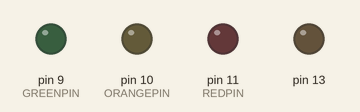
Simulated run of this program. Board: Arduino Uno, built with avr-gcc and run on an emulated ATmega328P. Parts: output pins drawn as LEDs (lit = HIGH).

Above: at 0.5 s.
At 4.5 s:
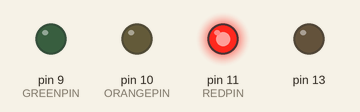
At 8.0 s:
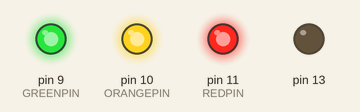
At 10.5 s:
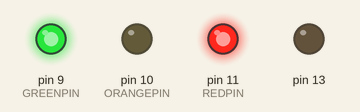
At 13.5 s:
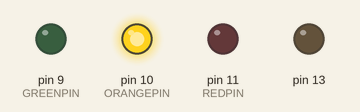
At 20.5 s:
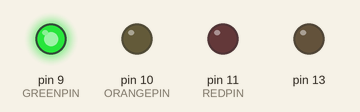
Timing chart, 0 to 21.9 s (numbered marks = the images above):
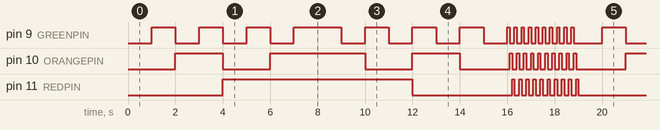

The program:

main.cpp
```cpp
//
// Created by elektron on 29/09/2019.
//
#import "Arduino.h"

#define GREENPIN 9
#define ORANGEPIN 10
#define REDPIN 11

#define TIME 1000
#define MILLITIME 100

void compteEndroit();
void compteEnvers();
void breath();
void rolling();

void setup() {
    pinMode(GREENPIN, OUTPUT);
    pinMode(ORANGEPIN, OUTPUT);
    pinMode(REDPIN, OUTPUT);
    pinMode(13, OUTPUT);
}

void loop() {
    compteEndroit();
    compteEnvers();
    for (int i=0; i<10; i++) {
        rolling();
    }
}

void convert(int nb) {
    digitalWrite(GREENPIN, nb&1);
    digitalWrite(ORANGEPIN, nb&2);
    digitalWrite(REDPIN, nb&4);
}

void compteEndroit() {
    for (int i=0; i<8; i++) {
        convert(i);
        delay(TIME);
    }
}

void compteEnvers() {
    for (int i=7; i>=0; i--) {
        convert(i);
        delay(TIME);
    }
}

void breath() {
    for (int i=0; i<255; i++) {
        analogWrite(REDPIN, i);
        analogWrite(GREENPIN, i);
        analogWrite(ORANGEPIN, i);
        analogWrite(13, i);
        delay(MILLITIME);
    }
    for (int i=255; i>=0; i--) {
        analogWrite(REDPIN, i);
        analogWrite(GREENPIN, i);
        analogWrite(ORANGEPIN, i);
        analogWrite(13, i);
        delay(MILLITIME);
    }
}

void rolling() {
    int compt = 1;
    while (compt < 8) {
        convert(compt);
        delay(MILLITIME);
        compt *= 2;
    }
}
```

Measured:
- by itself, pin 9 (GREENPIN): LOW → HIGH at 1.0 s, → LOW 1.0 s later, → HIGH 1.0 s later, → LOW 1.0 s later, … (69 changes in this stretch)
- by itself, pin 10 (ORANGEPIN): LOW → HIGH at 2.0 s, → LOW 2.0 s later, → HIGH 2.0 s later, → LOW 4.0 s later, … (52 changes in this stretch)
- by itself, pin 11 (REDPIN): LOW → HIGH at 4.0 s, → LOW 8.0 s later, → HIGH 4.2 s later, → LOW 0.10 s later, … (44 changes in this stretch)
